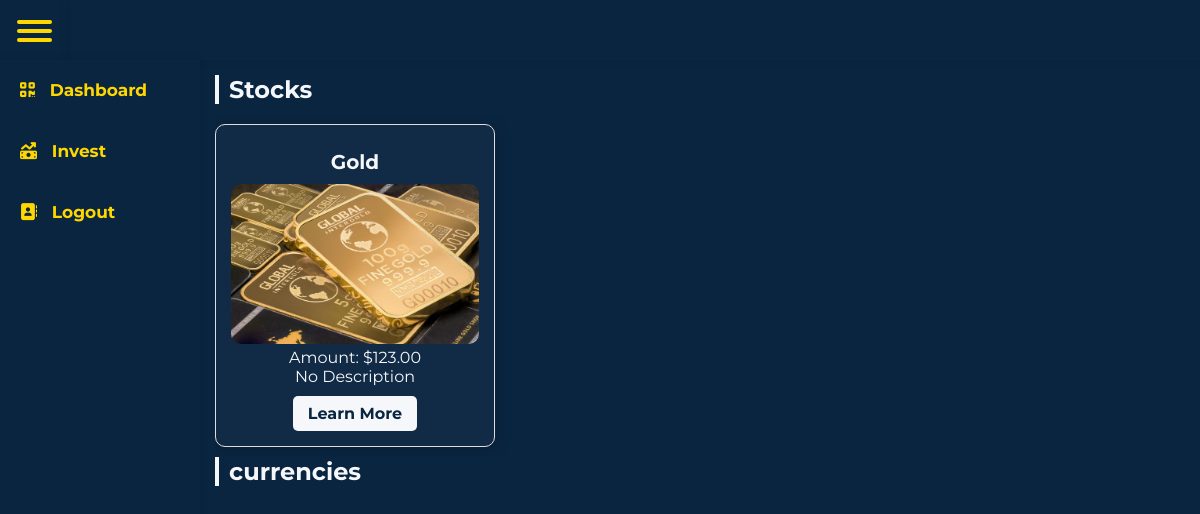
The page /investments/ on the database as committed earlier.
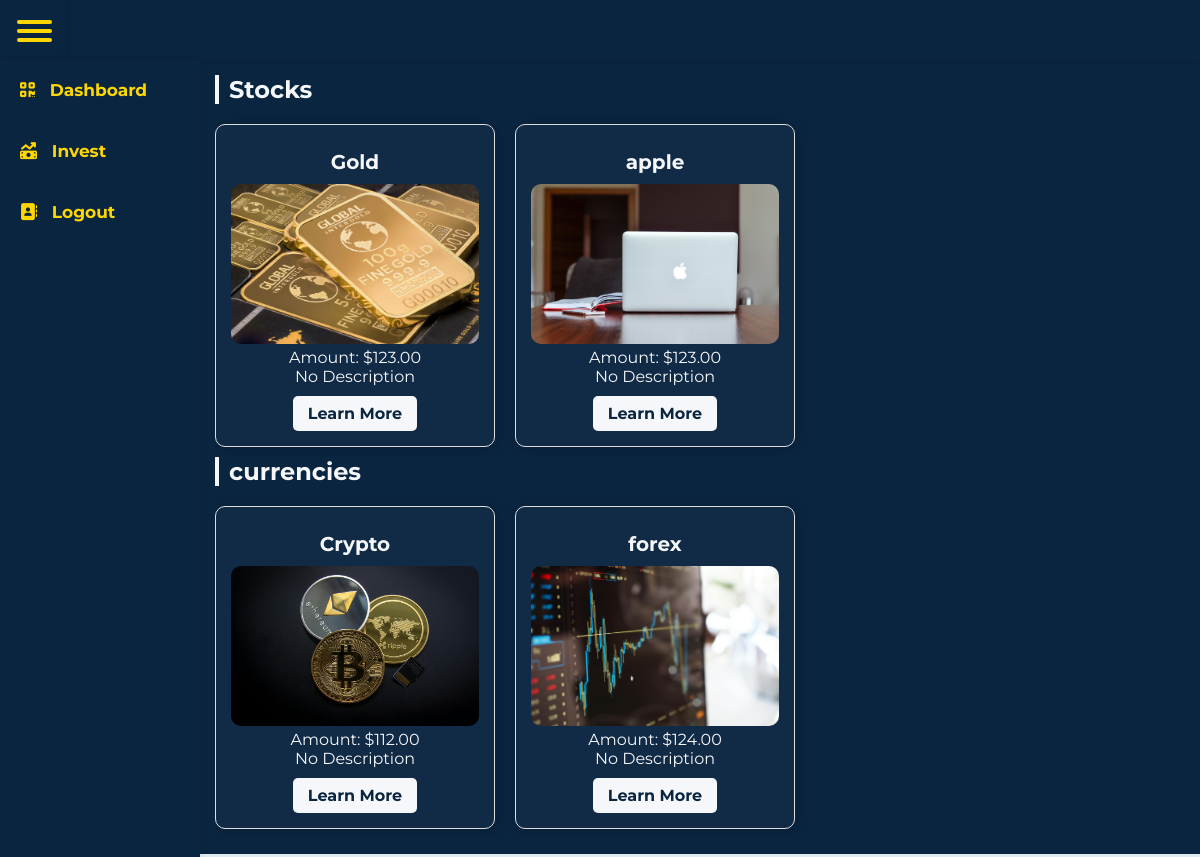
The same page on the database as committed later.
### invest/models.py (models this page shows, shortened)
class Category(models.Model):
    name = models.CharField(max_length=100)
    description = models.TextField()

class Investment(models.Model):
    user = models.ForeignKey(User, on_delete=models.CASCADE)
    category = models.ForeignKey(Category, on_delete=models.CASCADE, default=1)
    name = models.CharField(max_length=50)
    amount = models.DecimalField(max_digits=10, decimal_places=2)
    description = models.TextField(default="No Description")
    date = models.DateTimeField(auto_now_add=True)
    image = models.ImageField(upload_to='investments/', default='default.jpg')

### invest/views.py (the view)
# urls.py: path('investments/', views.investments, name='investments'),
def investments(request):
    categories = Category.objects.all()
    investments = Investment.objects.all()
    return render(request, 'investments.html', {'categories': categories, 'investments': investments} )

### invest/templates/investments.html (shortened to what this page needs)
{% extends 'base.html' %}
{% load static %}
{% block content %}
<!DOCTYPE html>
<html lang="en">
<head>
    <link rel="stylesheet" href="https://cdnjs.cloudflare.com/ajax/libs/font-awesome/6.4.2/css/all.min.css">
</head>
<body>
    <div>
        {% for category in categories %}
            <h2>{{ category.name }}</h2>
            <div class="carousel">
                <div class="carousel-track">
                    {% for investment in investments %}
                        {% if investment.category == category %}
                            <div class="card">
                                <h3>{{ investment.name }}</h3>
                                <img src="{{ investment.image.url }}" alt="{{ investment.name }}">
                                <p>Amount: ${{ investment.amount }}</p>
                                <p>{{ investment.description|truncatewords:8 }}</p>
                                <a href="{% url 'investment_detail' investment.id %}" class="btn">Learn More</a>
                            </div>
                        {% endif %}
                    {% endfor %}
                </div>
            </div>
        {% endfor %}
    </div>
</body>
</html>
{% endblock %}

### invest/templates/base.html (shortened to what this page needs)
<!DOCTYPE html>
<html lang="en">
<head>
    <link rel="stylesheet" href="https://cdnjs.cloudflare.com/ajax/libs/font-awesome/6.4.2/css/all.min.css">
</head>
<body>
    <div class="wrapper">
        <div class="top_navbar">
            <div class="hamburger">
                <div></div>
                <div></div>
                <div></div>
            </div>
            <div class="top_menu">
            </div>
        </div>
        <div class="sidebar">
            <ul>
                <li><a href="{% url 'home' %}">
                    <span class="icon">
                        <i class="fa-solid fa-qrcode" aria-hidden="true"></i>
                    </span>
                    <span class="title">Dashboard</span>
                </a></li>
                <li><a href="{% url 'investments' %}">
                    <span class="icon">
                        <i class="fa-solid fa-money-bill-trend-up" aria-hidden="true"></i>
                    </span>
                    <span class="title">Invest</span>
                </a></li>
                <li><a href="{% url 'logout' %}">
                    <span class="icon">
                        <i class="fa-solid fa-address-book" aria-hidden="true"></i>
                    </span>
                    <span class="title">Logout</span>
                </a></li>
            </ul>
        </div>
        <div class="main-container">
            {% block content %}
            {% endblock %}
        </div>
</body>
</html>

### invest/templates/base.html (style rules this page uses)
* { margin : 0; list-style: none; padding: 0; text-decoration: none; box-sizing: border-box; font-family: 'Montserrat', sans-serif; }
body { background: #e1ecf2; }
.wrapper { margin: 0px; }
.wrapper .top_navbar { width: 100% ; height: 60px; display: flex; position: fixed; top: 0px; }
.wrapper .top_navbar .hamburger { width: 70px; height: 100%; background: #0A2540; padding: 15px 17px; cursor: pointer; }
.wrapper .top_navbar .hamburger div { width: 35px; height: 4px; background: gold; margin: 5px 0; border-radius: 5px; }
.wrapper .top_navbar .top_menu { width: calc(100% - 70px); height: 100%; background: #0A2540; height: 100%; display: flex; justify-content: space-between; align-items: center; padding: 0 20px; box-shadow: 0 0 10px rgba(0,0,0,0.1); }
.wrapper .sidebar { position: fixed; top: 60px; background: #0A2540; width: 200px; height: 100vh; border-bottom-left-radius: 20px; transition: all 0.3s ease; box-shadow: 0 0 10px rgba(0,0,0,0.1); }
.wrapper .sidebar ul li a { display: block; padding: 20px; position: relative; margin-bottom: 1px; color: gold; font-size: 17px; font-weight:700; }
.wrapper .sidebar ul li a:before { content: ""; position: absolute; top: 0; left: 0; width: 4px; height: 100%; background: #0A2540; }
.wrapper .sidebar ul li a span.icon { margin-right: 10px; display: inline-block; }
.wrapper .sidebar ul li a span.title { display: inline-block; }
.wrapper .main-container { margin-top: 60px; margin-left: 200px; padding: 15px; transition: all 0.3s ease; background-color: #0A2540; height: calc(100vh - 70px); overflow-y: auto; }

### invest/templates/investments.html (style rules this page uses)
h2 { color: #F5F7FA; font-size: 24px; margin-bottom: 10px; border-left: 4px solid #F5F7FA; padding-left: 10px; }
.card { border: 1px solid #ddd; border-radius: 10px; padding: 15px; width: 280px; text-align: center; box-shadow: 2px 2px 15px rgba(0, 0, 0, 0.15); background-color: #112A45; color: #F5F7FA; transition: transform 0.3s ease-in-out; }
.card img { width: 100%; height: 160px; object-fit: cover; border-radius: 10px; }
.card h3 { font-size: 20px; margin: 10px 0; }
.btn { display: inline-block; padding: 8px 15px; margin-top: 10px; color: #0A2540; background-color: #F5F7FA; text-decoration: none; border-radius: 5px; font-weight: bold; transition: background-color 0.3s ease-in-out; }
.carousel { display: flex; align-items: center; position: relative; overflow-x: hidden; padding: 10px 0; }
.carousel-track { display: flex; gap: 20px; transition: transform 0.5s ease-in-out; }

Rows that differ between the two databases and show on the page:
added Investment: name "apple", image (picture), amount "123.00", description "No Description", shown under Category "Stocks"
added Investment: name "Crypto", image (picture), amount "112.00", description "No Description", shown under Category "currencies"
added Investment: name "forex", image (picture), amount "124.00", description "No Description", shown under Category "currencies"
